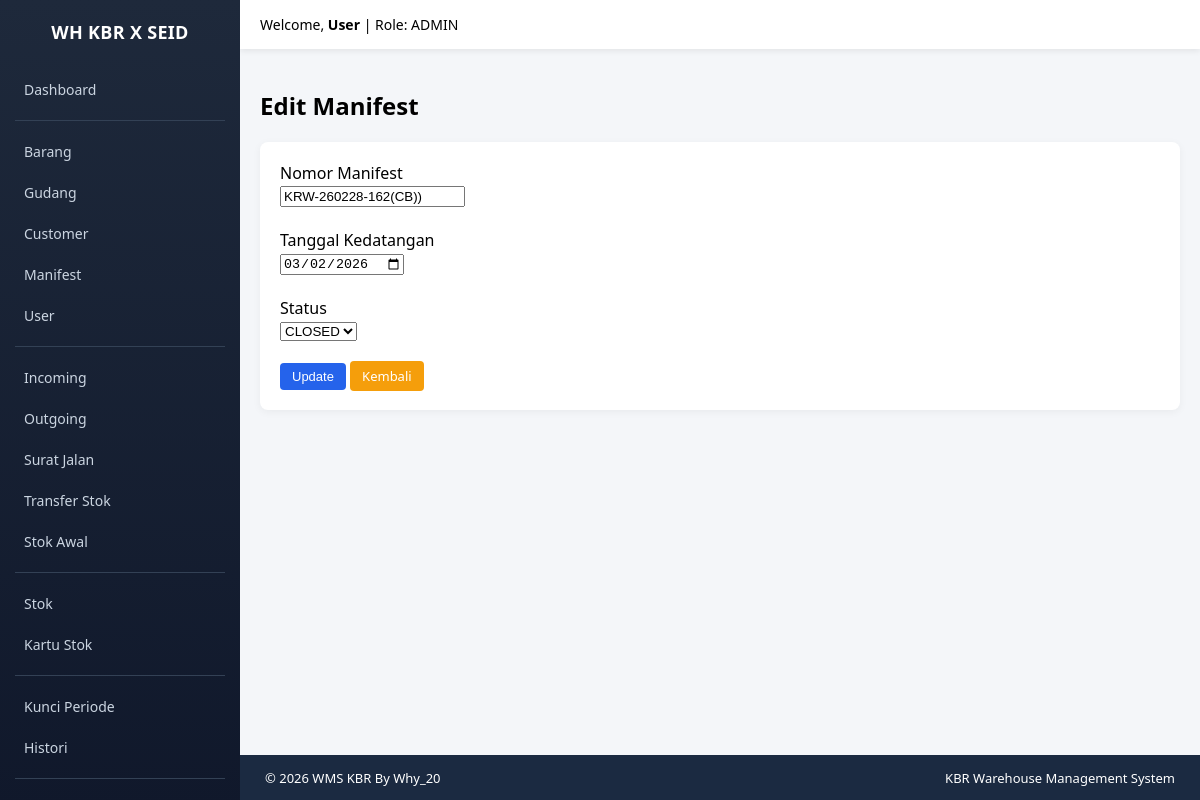
/index.php?module=manifests&action=edit&id=20 (signed in), run on the app's committed database.
### tables this page shows
CREATE TABLE `manifests` (
  `id` int NOT NULL,
  `manifest_number` varchar(100) DEFAULT NULL,
  `arrival_date` date DEFAULT NULL,
  `status` varchar(50) DEFAULT 'OPEN',
  `created_by` int DEFAULT NULL,
  `description` text,
  `created_at` timestamp NOT NULL DEFAULT CURRENT_TIMESTAMP,
  `is_deleted` tinyint(1) DEFAULT '0',
  `deleted_at` datetime DEFAULT NULL
);

### modules/manifests/edit.php (the view, shortened to what this page needs)
<?php
global $conn;
require BASE_PATH."/modules/layout/sidebar.php";
$id = $_GET['id'];
$query = mysqli_query($conn,"
SELECT * FROM manifests
WHERE id='$id' AND is_deleted=0
");
$data = mysqli_fetch_assoc($query);
?>
<h2>Edit Manifest</h2>
<div class="card">
<form method="POST">
<label>Nomor Manifest</label><br>
<input type="text" name="manifest_number"
value="<?= $data['manifest_number']; ?>" required>
<br><br>
<label>Tanggal Kedatangan</label><br>
<input type="date" name="arrival_date"
value="<?= $data['arrival_date']; ?>" required>
<br><br>
<label>Status</label><br>
<select name="status">
    <option value="CLOSED" <?= $data['status']=='CLOSED'?'selected':''; ?>>CLOSED</option>
</select>
<br><br>
<button class="btn btn-primary">Update</button>
<a href="index.php?module=manifests&action=index"
class="btn btn-warning">Kembali</a>
</form>
</div>
</div></body></html>

### modules/layout/sidebar.php (style rules this page uses)
body { margin:0; font-family:Segoe UI, Tahoma, sans-serif; background:#f4f6f9; }
.card { background:white; padding:20px; border-radius:8px; box-shadow:0 2px 8px rgba(0,0,0,0.05); margin-bottom:20px; }
.btn { padding:6px 12px; border:none; border-radius:4px; cursor:pointer; text-decoration:none; font-size:13px; }
.btn-primary { background:#2563eb;color:white; }
.btn-warning { background:#f59e0b;color:white; }

### data on the page
manifests: manifest_number "KRW-260228-162(CB))", arrival_date "03/02/2026", status "CLOSED"

### other printed values
$user "User"
$role "ADMIN"
$GLOBALS['__footer_html'] "© 2026 WMS KBR By Why_20 KBR Warehouse Management System"
